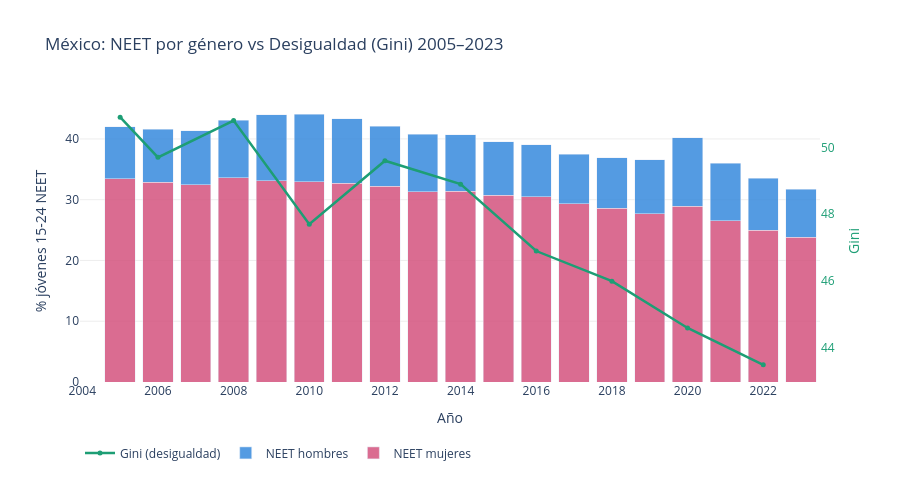

The notebook cell this image was saved under:
### Code cell
# %% ── NEET apilado (M+H) vs Gini ────────────────────────────────────────────

df_f    = datos["neet_f"]
df_m    = datos["neet_m"]
df_gini = datos["gini"]

fig = go.Figure()

# Barras apiladas — mujeres abajo, hombres arriba
fig.add_trace(go.Bar(
    x=df_f["year"], y=df_f["value"],
    name="NEET mujeres",
    marker_color="#D4537E",
    opacity=0.85,
    yaxis="y1",
))
fig.add_trace(go.Bar(
    x=df_m["year"], y=df_m["value"],
    name="NEET hombres",
    marker_color="#378ADD",
    opacity=0.85,
    yaxis="y1",
))

# Línea Gini en eje secundario
fig.add_trace(go.Scatter(
    x=df_gini["year"], y=df_gini["value"],
    name="Gini (desigualdad)",
    mode="lines+markers",
    marker=dict(size=5),
    line=dict(color="#1D9E75", width=2.5),
    yaxis="y2",
))

fig.update_layout(
    barmode="stack",
    title="México: NEET por género vs Desigualdad (Gini) 2005–2023",
    xaxis=dict(title="Año", showgrid=False),
    yaxis=dict(
        title="% jóvenes 15-24 NEET",
        showgrid=True,
        gridcolor="#eeeeee",
    ),
    yaxis2=dict(
        title="Gini",
        overlaying="y",
        side="right",
        showgrid=False,
        title_font=dict(color="#1D9E75"),
        tickfont=dict(color="#1D9E75"),
    ),
    legend=dict(orientation="h", y=-0.2),
    plot_bgcolor="white",
    hovermode="x unified",
    height=480,
)

fig.show()

### Figure 1 — Plotly figure (JSON) as saved in the notebook; plotly's stock layout.template omitted (floating-point values rounded to 4 significant figures)
{"data": [{"marker": {"color": "#D4537E"}, "name": "NEET mujeres", "opacity": 0.85, "type": "bar", "x": [2005, 2006, 2007, 2008, 2009, 2010, 2011, 2012, 2013, 2014, 2015, 2016, 2017, 2018, 2019, 2020, 2021, 2022, 2023], "y": [33.41, 32.86, 32.46, 33.58, 33.12, 32.97, 32.67, 32.23, 31.29, 31.38, 30.73, 30.45, 29.37, 28.58, 27.71, 28.9, 26.56, 24.95, 23.81], "yaxis": "y"}, {"marker": {"color": "#378ADD"}, "name": "NEET hombres", "opacity": 0.85, "type": "bar", "x": [2005, 2006, 2007, 2008, 2009, 2010, 2011, 2012, 2013, 2014, 2015, 2016, 2017, 2018, 2019, 2020, 2021, 2022, 2023], "y": [8.623, 8.698, 8.859, 9.51, 10.9, 11.12, 10.68, 9.877, 9.466, 9.303, 8.795, 8.581, 8.081, 8.297, 8.883, 11.3, 9.447, 8.616, 7.945], "yaxis": "y"}, {"line": {"color": "#1D9E75", "width": 2.5}, "marker": {"size": 5}, "mode": "lines+markers", "name": "Gini (desigualdad)", "type": "scatter", "x": [2005, 2006, 2008, 2010, 2012, 2014, 2016, 2018, 2020, 2022], "y": [50.9, 49.7, 50.8, 47.7, 49.6, 48.9, 46.9, 46.0, 44.6, 43.5], "yaxis": "y2"}], "layout": {"barmode": "stack", "height": 480, "hovermode": "x unified", "legend": {"orientation": "h", "y": -0.2}, "plot_bgcolor": "white", "title": {"text": "México: NEET por género vs Desigualdad (Gini) 2005–2023"}, "xaxis": {"showgrid": false, "title": {"text": "Año"}}, "yaxis": {"gridcolor": "#eeeeee", "showgrid": true, "title": {"text": "% jóvenes 15-24 NEET"}}, "yaxis2": {"overlaying": "y", "showgrid": false, "side": "right", "tickfont": {"color": "#1D9E75"}, "title": {"font": {"color": "#1D9E75"}, "text": "Gini"}}}}
